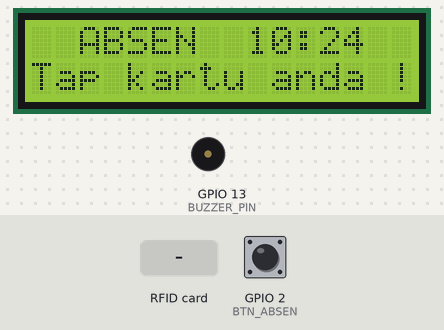
Bench run of a sketch on a simulated ESP8266 (NodeMCU). On the bench: 16×2 character LCD, buzzer (waves = sounding). The inputs (shaded band) are chosen by the test bench; at power-on: GPIO 2 (BTN_ABSEN) HIGH. WiFi joins after 1.5 s; servers stay silent unless stated; network time is answered at once with the bench clock; uploads are accepted with an empty reply; the local clock reads 2024-03-15 10:24:30 at power-on unless the sketch sets it.

Above: at 5.6 s.
5.7 s: GPIO 2 (BTN_ABSEN) pulled LOW for 0.15 s
At 5.93 s:
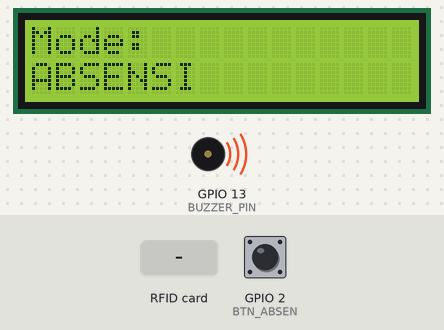
7.8 s: RFID card 5E 7A 19 C4 held to the reader
At 9.7 s:
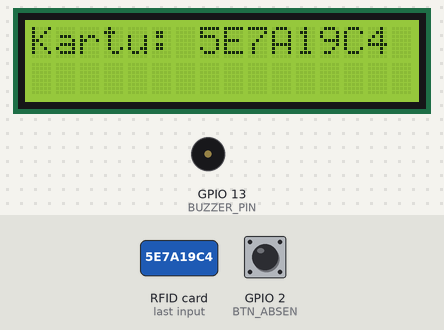
10.8 s: GPIO 2 (BTN_ABSEN) pulled LOW for 1 s
At 13.1 s:
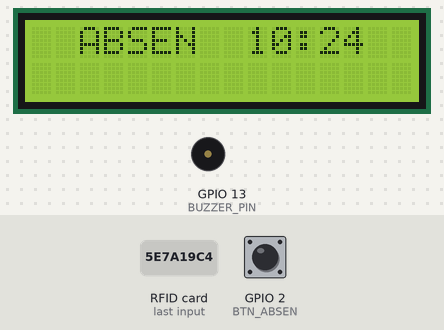
14.8 s: GPIO 2 (BTN_ABSEN) pulled LOW for 3.2 s
At 15.7 s:
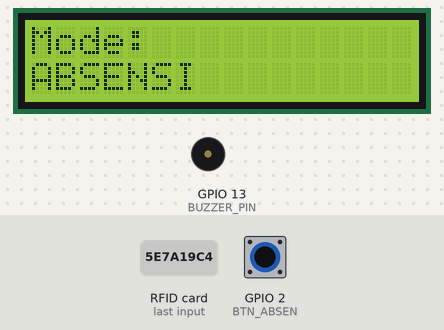
Timing chart, 0 to 17.8 s (numbered marks = the images above; inputs shaded):
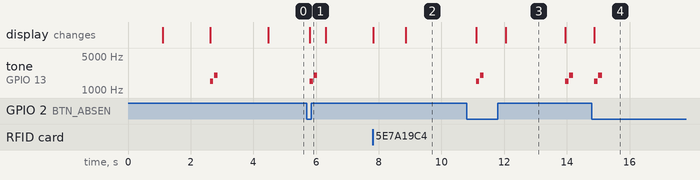

Measured:
- after the input at 5.7 s, tone on GPIO 13 (BUZZER_PIN): silent → 1500 Hz after 0.10 s, → silent 0.10 s later, → 2000 Hz 0.02 s later, → silent 0.12 s later; the display: changes after 0.10 s (image 1)
- after the input at 7.8 s, the display: first changes at once (image 2 shows a later state)
- after the input at 10.8 s, the display: first changes after 0.31 s (image 3 shows a later state)
- after the input at 14.8 s, tone on GPIO 13 (BUZZER_PIN): silent → 1500 Hz after 0.08 s, → silent 0.10 s later, → 2000 Hz 0.02 s later, → silent 0.12 s later; the display: changes after 0.08 s (image 4)
- what the display in image 3 shows lasts 2.0 s, from 12.0 s to 14.0 s

The sketch:

Absensi.1.ino
```cpp
// ======================================================================
// FINAL FIX - NFC ABSENSI + BUTTON MODE STABIL (ANTI DOUBLE + ANTI SPAM)
// ======================================================================

#include <Wire.h>
#include <hd44780.h>
#include <hd44780ioClass/hd44780_I2Cexp.h>
#include <Adafruit_PN532.h>
#include <ESP8266WiFi.h>
#include <ESP8266HTTPClient.h>
#include <WiFiUdp.h>
#include <NTPClient.h>


// ================= NTP TIME (WIB) =================
unsigned long lastUpdateTime = 0;
const unsigned long updateInterval = 10000;  // update jam setiap 10 detik
WiFiUDP ntpUDP;
NTPClient timeClient(ntpUDP, "pool.ntp.org", 25200, 60000);
// 25200 = UTC+7 (WIB), update setiap 60 detik

// ================= WIFI =================
const char* ssid = "SheUngu"; //"FAMILY USIN WIRA"; //"RAUFA"; // "Galaxy A14 5G 6090";
const char* password = "Arkana1901"; //"usinwira"; //"hizam170716"; // "5eacfrnjutumpus";

String serverURL =  "http://192.168.100.127:5000/scan"; //"http://192.168.1.8:5000/scan"; //"http://192.168.1.8:5000/scan"; //  "http://10.206.122.78:5000/scan";

// ================= MODE =================
String mode = "absen";

// ================= PIN ==================
#define LCD_SDA 14
#define LCD_SCL 12

#define PN532_SDA 4
#define PN532_SCL 5

#define BUZZER_PIN 13

#define PN532_IRQ 0
#define PN532_RESET 2

#define BTN_ABSEN   2
#define BTN_DAFTAR  12

// ================= OBJECT ===============
Adafruit_PN532 nfc(PN532_IRQ, PN532_RESET);
hd44780_I2Cexp lcd;

// ================= ANTI DOUBLE =================
String lastUID = "";
unsigned long lastScanTime = 0;
const int delayScan = 3000; // 3 detik

// =======================================================
// SWITCH I2C
// =======================================================

void useLCD() {
  Wire.begin(LCD_SDA, LCD_SCL);
}

void useNFC() {
  Wire.begin(PN532_SDA, PN532_SCL);
}

// =======================================================
// BUZZER
// =======================================================

void beepSuccess() {
  tone(BUZZER_PIN, 1500, 100);
  delay(120);
  tone(BUZZER_PIN, 2000, 120);
  delay(150);
  noTone(BUZZER_PIN);
}

// =======================================================
// LCD
// =======================================================

void lcdShow(String l1, String l2) {
  useLCD();
  lcd.clear();
  lcd.setCursor(0, 0);
  lcd.print(l1);
  lcd.setCursor(0, 1);
  lcd.print(l2);
}

// =======================================================
// RUNNING TEXT / SCROLLING MESSAGE (Non-blocking)
// =======================================================

void showScrollingMessage(String uid, String message, unsigned long duration = 4000) {
  useLCD();
  lcd.clear();

  // Baris 1: Tampilkan UID
  lcd.setCursor(0, 0);
  lcd.print("Kartu: ");
  lcd.print(uid.substring(0, 9));   // batasi agar tidak overflow

  // Persiapan untuk running text di baris 2
  String fullMsg = "  " + message + "     ";   // tambah spasi di awal & akhir biar mulus
  int len = fullMsg.length();
  unsigned long startTime = millis();
  int pos = 0;

  while (millis() - startTime < duration) {     // tampilkan selama 'duration' milidetik
    handleButton();   // tetap bisa ganti mode

    // Tampilkan 16 karakter yang bergeser
    lcd.setCursor(0, 1);
    for (int i = 0; i < 16; i++) {
      int idx = (pos + i) % len;
      lcd.print(fullMsg[idx]);
    }

    pos++;                    // geser posisi
    if (pos > len) pos = 0;

    delay(300);               // kecepatan scrolling (300ms = cukup nyaman)
  }

  // Kembali ke layar Ready setelah selesai scrolling
  showReady();
}

// =======================================================
// WIFI
// =======================================================

bool connectWiFi() {
  lcdShow("Connecting WiFi", "...");

  WiFi.begin(ssid, password);

  int i = 0;
  while (WiFi.status() != WL_CONNECTED && i < 30) {
    delay(500);
    i++;
  }

  if (WiFi.status() == WL_CONNECTED) {
    lcdShow("WiFi OK", WiFi.localIP().toString());
    beepSuccess();
    delay(1500);
    return true;
  }

  return false;
}

// =======================================================
// INIT LCD
// =======================================================

void initLCD() {
  useLCD();
  lcd.begin(16, 2);
  lcd.backlight();
}

// =======================================================
// INIT NFC
// =======================================================

void initNFC() {
  lcdShow("Init NFC...", "");
  useNFC();

  nfc.begin();

  if (!nfc.getFirmwareVersion()) {
    lcdShow("NFC ERROR", "");
    while (true);
  }

  nfc.SAMConfig();
}

// =======================================================
// READY SCREEN
// =======================================================

void showReady() {
  timeClient.update();

  String jamMenit = timeClient.getFormattedTime().substring(0, 5);

  String baris1;

  if (mode == "absen") {
    baris1 = "  ABSEN  " + jamMenit;
  }
  else {
    baris1 = "REGISTER   " + jamMenit;
  }

  lcdShow(baris1, "Tap kartu anda !");
}

// =======================================================
// BUTTON HANDLE
// =======================================================

void handleButton() {

  if (digitalRead(BTN_ABSEN) == LOW) {
    delay(50);
    if (digitalRead(BTN_ABSEN) == LOW) {
      mode = "absen";
      lcdShow("Mode:", "ABSENSI");
      beepSuccess();

      while (digitalRead(BTN_ABSEN) == LOW);
      delay(200);

      showReady();
    }
  }

  if (digitalRead(BTN_DAFTAR) == LOW) {
    delay(50);
    if (digitalRead(BTN_DAFTAR) == LOW) {
      mode = "register";
      lcdShow("Mode:", "REGISTER");
      beepSuccess();

      while (digitalRead(BTN_DAFTAR) == LOW);
      delay(200);

      showReady();
    }
  }
}

// =======================================================
// KIRIM DATA
// =======================================================

void kirimUID(String uid) {

  if (WiFi.status() != WL_CONNECTED) {
    lcdShow("WiFi Error", "");
    delay(1500);
    showReady();
    return;
  }

  WiFiClient client;
  HTTPClient http;

  String url = serverURL + "?uid=" + uid + "&mode=" + mode;

  http.begin(client, url);
  int code = http.GET();

  String response = "";
  if (code > 0) {
    response = http.getString();
    response.trim();
  } else {
    response = "Server Error";
  }

  http.end();

  // Tampilkan dengan running text
  showScrollingMessage(uid, response, 5000);   // tampilkan 5 detik
}

// =======================================================
// NFC READ (UPDATED ANTI DOUBLE + SCROLLING)
// =======================================================

void readNFC() {

  uint8_t uid[7];
  uint8_t len;

  useNFC();

  if (!nfc.readPassiveTargetID(PN532_MIFARE_ISO14443A, uid, &len, 50))
    return;

  String id = "";

  for (int i = 0; i < len; i++) {
    if (uid[i] < 0x10) id += "0";
    id += String(uid[i], HEX);
  }

  id.toUpperCase();

  // ================= ANTI DOUBLE =================
  if (id == lastUID && (millis() - lastScanTime < delayScan)) {
    return;
  }

  lastUID = id;
  lastScanTime = millis();


  lcdShow("Kartu:", id);        // Tampilkan UID sebentar
  delay(800);                   // Beri waktu ±0.8 detik supaya UID terlihat

  kirimUID(id);                 // Di dalam kirimUID sudah ada showScrollingMessage()

  beepSuccess();                // Bunyi sukses setelah kirim
}

// =======================================================
// SETUP
// =======================================================

void setup() {

  Serial.begin(115200);

  pinMode(BUZZER_PIN, OUTPUT);

  pinMode(BTN_ABSEN, INPUT_PULLUP);
  pinMode(BTN_DAFTAR, INPUT_PULLUP);

  initLCD();

  lcdShow("Starting...", "");
  delay(1000);

  if (!connectWiFi()) {
    lcdShow("WiFi Failed", "");
    while (true);
  }

  timeClient.begin();
  timeClient.update();        // ambil waktu pertama kali

  initNFC();

  showReady();
}

// =======================================================
// LOOP
// =======================================================

void loop() {
  handleButton();

  // Update jam di layar Ready setiap 10 detik
  if (millis() - lastUpdateTime > updateInterval) {
    showReady();
    lastUpdateTime = millis();
  }

  readNFC();
}
```
